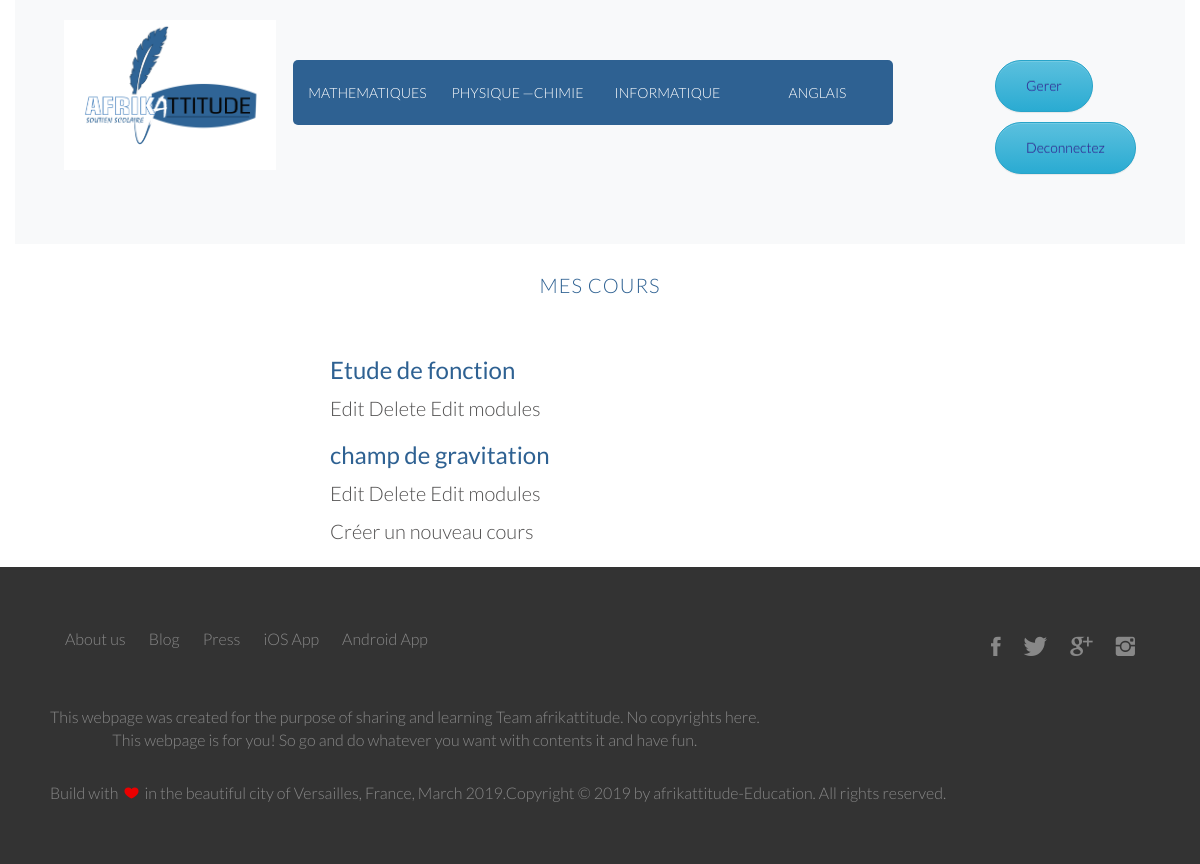
Page /courses/mine/ (signed in) on the earlier database version.
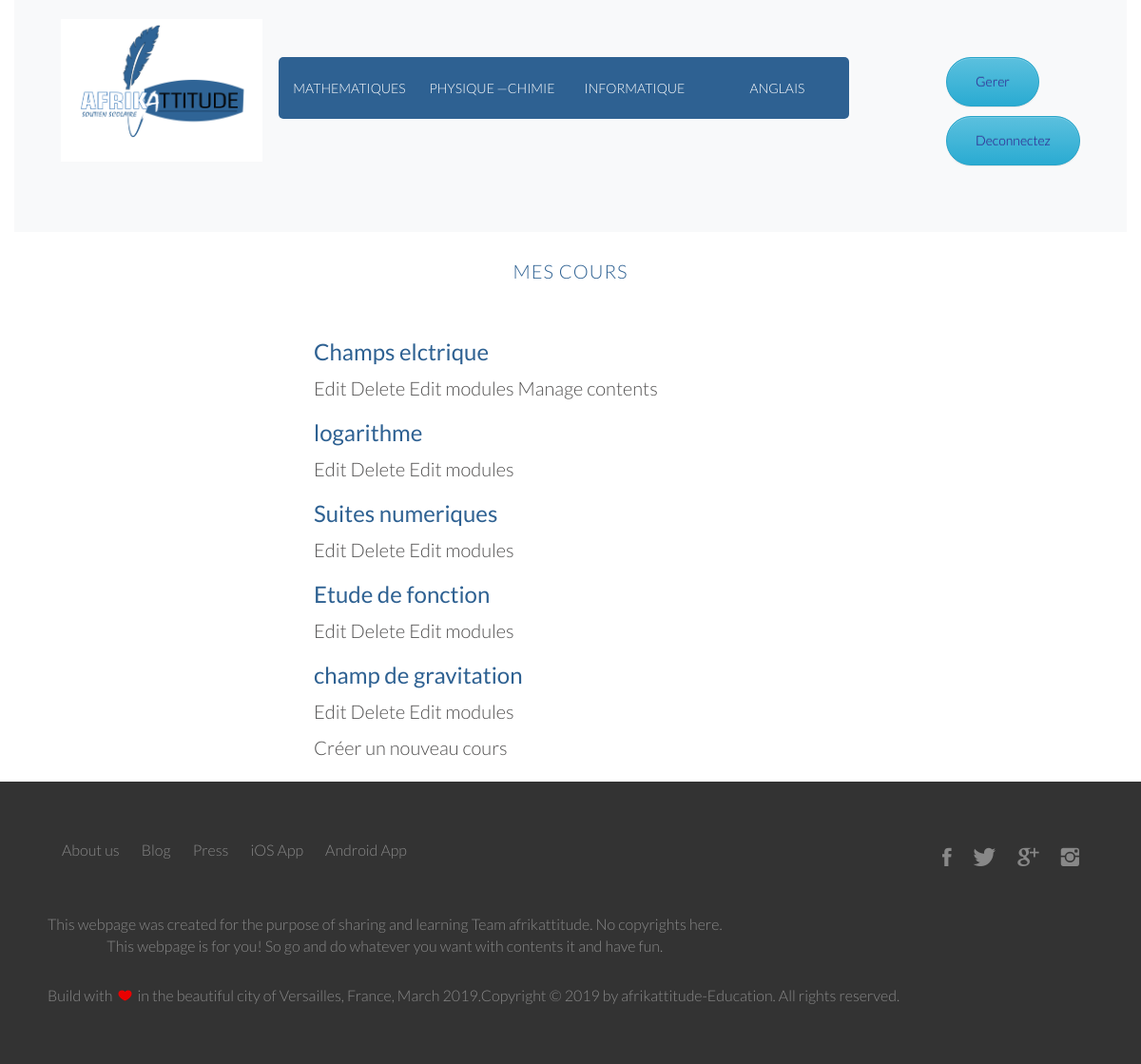
Same page on the later database version.
### courses/models.py (models this page shows, shortened)
class Course(models.Model):
    owner           = models.ForeignKey(User, on_delete=models.CASCADE, default=1)
    subject         = models.ForeignKey(Subject, related_name='courses', on_delete=models.CASCADE)
    title           = models.CharField(max_length=50)
    image           = models.ImageField(upload_to=upload_image_path, blank=True)
    description     = models.CharField(max_length=500)
    pub_date        = models.DateTimeField(auto_now=True)
    slug            = models.SlugField(max_length=200, unique=True)
    overview        = models.TextField(null=True, blank=True)
    created         = models.DateTimeField(auto_now_add=True)
    students        = models.ManyToManyField(User, related_name='course_joined', blank=True)
    class Meta:
        ordering = ['-created']

### courses/views.py (the view, shortened to what this page needs)
# urls.py: path('mine/', ManageCourseListView.as_view(), name='manage_course_list'),
class ManageCourseListView(ListView):
    model = Course
    template_name = "courses/manage/course/list.html"

### courses/views.py (called while the page is built)
    def get_queryset(self):
        qs = super(OwnerMixin, self).get_queryset()
        return qs.filter(owner=self.request.user)

### courses/templates/courses/manage/course/list.html (shortened to what this page needs)
{% extends "afrik_app/base.html" %}
{% block content %}
<h1 class="text-center">Mes Cours</h1>
<div class="row">
<div class="col col-md-6 mx-auto">
  {% for course in object_list %}
    <div class="course-info">
      <h3>{{ course.title }}</h3>
      <p>
        <a href="{% url "course:course_edit" course.id%}">Edit</a>
        <a href="{% url "course:course_delete" course.id %}">Delete</a>
        <a href="{% url "course:course_module_update" course.id %}">Edit modules</a>
        {% if course.modules.count > 0 %}
          <a href="{% url "course:module_content_list" course.modules.first.id %}">Manage contents</a>
        {% endif %}
      </p>
    </div>
  {% empty %}
    <p>Vous n'avez crée aucun cours pour le moment.</p>
  {% endfor %}
  <p>
    <a href="{% url "course:course_create" %}" class="button"> Créer un nouveau cours</a>
  </p>
</div>
</div>
{% endblock %}

Differences in the rows shown:
added Course: title "Champs elctrique", shows "Manage contents"
added Course: title "logarithme"
added Course: title "Suites numeriques"
